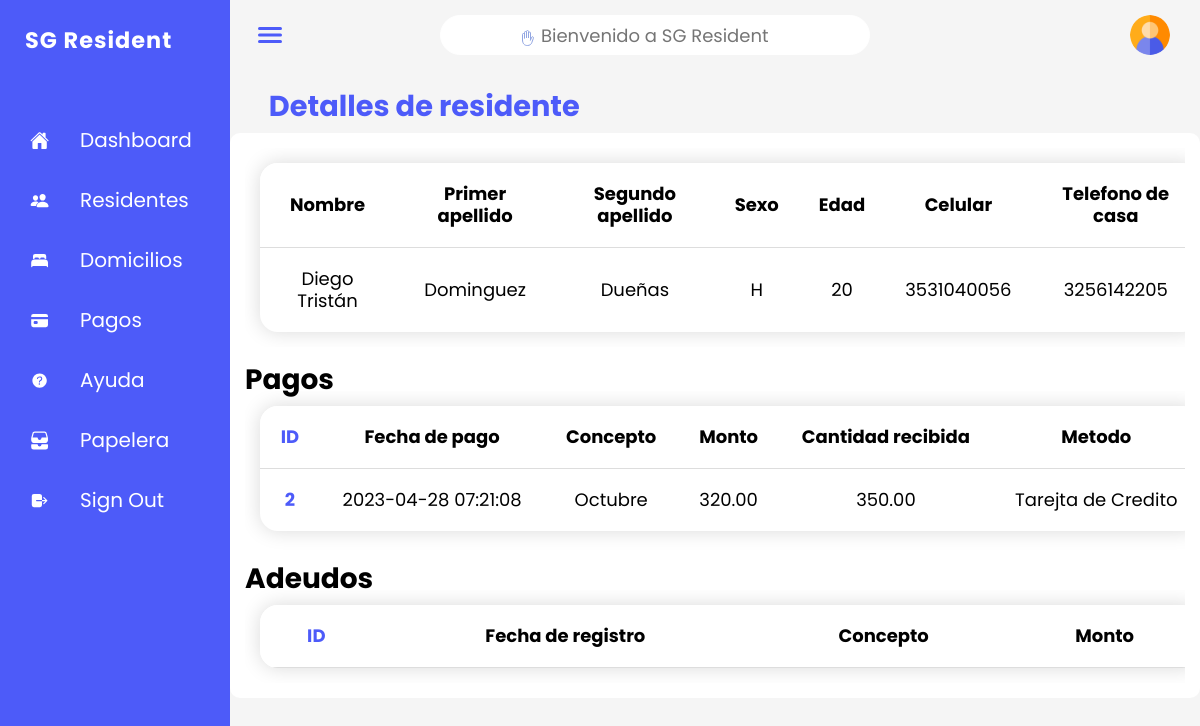
/configuraciones/operaciones_residente/detalles_res.php?id_=2, run on the app's committed database.
### tables this page shows
CREATE TABLE `titular` (
  `ID_TITULAR` int(11) NOT NULL,
  `NOMBRE` varchar(50) NOT NULL,
  `PR_APELL` varchar(50) NOT NULL,
  `SEG_APELL` varchar(50) NOT NULL,
  `SEXO` varchar(1) DEFAULT NULL,
  `EDAD` int(11) NOT NULL,
  `CELULAR` varchar(25) DEFAULT NULL,
  `TEL_CASA` varchar(25) DEFAULT NULL,
  `INACTIVO` bit(1) DEFAULT b'0'
);

CREATE TABLE `pago` (
  `ID_PAGO` int(11) NOT NULL,
  `MES` varchar(20) NOT NULL,
  `MONTO` decimal(6,2) DEFAULT 320.00,
  `RECIBIDO` decimal(6,2) DEFAULT NULL,
  `FCHA_PAGO` timestamp NOT NULL DEFAULT current_timestamp(),
  `NOM_PAGADOR` varchar(50) DEFAULT NULL,
  `PAG_APELL_1` varchar(50) DEFAULT NULL,
  `PAG_APELL_2` varchar(50) DEFAULT NULL,
  `ADEUDO` bit(1) DEFAULT b'0',
  `INACTIVO` bit(1) DEFAULT b'0',
  `ID_TITULAR` int(11) DEFAULT NULL
);

CREATE TABLE `metodo_pago` (
  `TIPO` varchar(20) NOT NULL,
  `NO_CUENTA` varchar(20) DEFAULT NULL,
  `NO_CHEQUE` varchar(20) DEFAULT NULL,
  `NO_TARJETA` varchar(20) DEFAULT NULL,
  `COD_TARJETA` varchar(7) DEFAULT NULL,
  `FCHA_EXP` varchar(8) DEFAULT NULL,
  `NO_TRANSFERENCIA` varchar(20) DEFAULT NULL,
  `ID_PAGO` int(11) NOT NULL
);

### configuraciones/operaciones_residente/detalles_res.php (the view, shortened to what this page needs)
<?php
include_once '../conexion_bd.php';
$id = $_GET["id_"];
$query_consulta = "SELECT * FROM titular WHERE id_titular = '$id' AND inactivo = '0'";
$consulta = $conexion -> query($query_consulta);
$query_meses = "SELECT *, m.TIPO
                FROM pago AS p
                JOIN metodo_pago as m ON p.ID_PAGO = m.ID_PAGO
                JOIN titular as t ON p.ID_TITULAR = '$id'
                WHERE p.INACTIVO = '0'
                GROUP BY p.ID_PAGO";
$consulta_meses = $conexion -> query($query_meses);
?>
<!doctype HTML>
<html>
<head>
    <link rel = "stylesheet" href = "../../css/style.css">
    <link rel = "stylesheet" href = "../../css/tablas.css">
</head>
<body>
    <div class = "container">
        <div class = "main">
            <div class = "main-title">
                <h1 class = "wow-title">Detalles de residente</h1>
            </div>
            <div class = "item" id = "tabla-res">
                <div class="table-wrapper">
                    <table class="styled-table">
                        <thead>
                            <th>Nombre</th>
                                <th>Primer apellido</th>
                                <th>Segundo apellido</th>
                                <th>Sexo</th>
                                <th>Edad</th>
                                <th>Celular</th>
                                <th>Telefono de casa</th>
                        </thead>
                        <tbody>
                        <?php
                        if(mysqli_num_rows($consulta) > 0){
                            $row = $consulta -> fetch_assoc()?>
                            <tr>
                                <td><?php echo $row['NOMBRE'];?></td>
                                <td><?php echo $row['PR_APELL'];?></td>
                                <td><?php echo $row['SEG_APELL'];?></td>
                                <td><?php echo $row['SEXO'];?></td>
                                <td><?php echo $row['EDAD'];?></td>
                                <td><?php echo $row['CELULAR'];?></td>
                                <td><?php echo $row['TEL_CASA'];?></td>
                            </tr>
                            <?php }
                            ?>
                        </tbody>
                    </table>
                </div>
            <br>
                <h1 class = "wow-title">Pagos</h1>
                <div class="table-wrapper">
                    <table class="styled-table">
                        <thead>
                                <th class = "id-azul">ID</th>
                                <th>Fecha de pago</th>
                                <th>Concepto</th>
                                <th>Monto</th>
                                <th>Cantidad recibida</th>
                                <th>Metodo</th>
                        </thead>
                        <tbody>
                        <?php
                        if(mysqli_num_rows($consulta_meses) > 0){
                            while($row = $consulta_meses -> fetch_assoc()){?>
                            <tr>
                                <th class="id-azul"><?php echo $row['ID_PAGO'];?></th>
                                <td><?php echo $row['FCHA_PAGO'];?></td>
                                <td><?php echo $row['MES'];?></td>
                                <td><?php echo $row['MONTO'];?></td>
                                <td><?php echo $row['RECIBIDO'];?></td>
                                <td><?php echo $row['TIPO'];?></td>
                            </tr>
                            <?php }
                            }
                            ?>
                        </tbody>
                    </table>
                        <br>
                        <h1 class = "wow-title">Adeudos</h1>
                    <div class="table-wrapper">
                        <table class="styled-table">
                            <thead>
                            <th class = "id-azul">ID</th>
                                <th>Fecha de registro</th>
                                <th>Concepto</th>
                                <th>Monto</th>
                            </thead>
                        </table>
                    </div>
                </div>
            </div>
        </div>
</body>
</html>

### css/style.css (style rules this page uses)
:root { --clr-indigo: #4a67b4; --clr-primary: #4d5bf9; --clr-blue: #004CC1; --clr-light-sky: #92a6e2; --clr-purple: #695cfe; --clr-mustard: #e2a415; --clr-black: #1c1c1c; --clr-black-80: #2f2f2f; --clr-black-60: #282828; --clr-bone : #e9e9e9; --clr-lightgray : #f5f5f5; --clr-gray: #969696; --clr-white: #ffffff; --clr-white-80: #f7f3f3; --clr-white-60: #dbdada; }
* { margin: 0; padding: 0; box-sizing: border-box; font-family: "Poppins", sans-serif; }
body { min-height: 100vh; overflow-x: hidden; background: var(--clr-lightgray); }
.container { position: relative; width: 100%; }
.navigation { position: fixed; left: 0px; width: 230px; height: 100%; background: var(--clr-primary); border-left: 10px solid var(--clr-primary); transition: 0.5s; overflow: hidden; }
.navigation ul { position: absolute; top: 0; left: 0; width: 100%; }
.navigation ul li { position: relative; width: 100%; list-style: none; border-top-left-radius: 30px; border-bottom-left-radius: 30px; }
.navigation ul li:nth-child(1) { margin-top: 10px; margin-bottom: 40px; margin-left: -55px; pointer-events: none; }
.navigation ul li:nth-child(1) a .title { font-weight: 700; letter-spacing: 1px; font-size: 1.4rem; }
.navigation ul li a { position: relative; display: block; width: 100%; display: flex; text-decoration: none; color: var(--clr-white) }
.navigation ul li a .icon { position: relative; display: block; min-width: 60px; height: 60px; line-height: 70px; text-align: center; }
.navigation ul li a .icon ion-icon { font-size: 1.2rem; }
.navigation ul li a .title { font-size: 20px; position: relative; display: block; padding: 0 10px; height: 60px; line-height: 60px; text-align: start; white-space: nowrap; }
.main { position:absolute; width: calc(100% - 230px); left: 230px; min-height: 100vh; background: var(--clr-lightgray); transition: 0.5s; }
.topbar { width: 100%; height: 70px; display: flex; justify-content: space-between; align-items: center; padding: 0 10px; }
.toggle { position: relative; width: 60px; height: 60px; color: var(--clr-primary); display: flex; justify-content: center; align-items: center; font-size: 2em; cursor: pointer; }
.search { position: relative; right: 70px; width: 430px; margin: 0 10px; }
.search label { position: relative; width: 100%; }
.search label input { width: 100%; height: 40px; border-radius: 40px; padding: 5px 20px; padding-left: 35px; font-size: 18px; outline: none; border: 1px solid var(--clr-white); }
.search label input:disabled { background: var(--clr-white); padding-left: 100px; }
.search label ion-icon { position: absolute; top: 5px; left: 10px; font-size: 1em; color: var(--clr-primary); }
.search .disabled-search ion-icon { position: absolute; top: 5px; left: 80px; color: var(--clr-light-sky); }
.user { position: relative; right: 20px; width: 40px; height: 40px; border-radius: 50%; overflow: hidden; cursor: pointer; }
.user img { position: absolute; top: 0; left: 0; width: 100%; height: 100%; object-fit: cover; }
.main-title { width: calc(92%); margin-left: calc(4%); margin-top: 15px; }
.main-title .wow-title { color: var(--clr-primary); font-size: 1.8em; }
.item { background: var(--clr-white); margin-bottom: 20px; padding: 15px; font-size: 14px; line-height: 22px; border-radius: 10px; width: calc(92%); margin-left: calc(4%); margin-top: 5px; }
#tabla-res.item { margin-left: 0px; width: 100%; }

### css/tablas.css (style rules this page uses)
.styled-table { width: 100%; margin: 10px 0 0 0; padding: 0; border-collapse: collapse; border-radius: 1em; overflow: hidden; min-width: 400px; box-shadow: 0 0 20px rgba(0, 0, 0, 0.15); font-size: 18px; }
.styled-table th, .styled-table td { padding: 20px; text-align: center; }
.styled-table tbody tr { border-bottom: 1px solid #dddddd; }
.styled-table tbody tr:last-of-type { border-bottom: 2px seashell ; }
.styled-table tbody tr th, .styled-table th.id-azul { color: #4d5bf9; }
@media (max-width: 1400px) { .styled-table { width: 100%; margin: 15px; padding: 0; border-collapse: collapse; border-radius: 1em; overflow: hidden; min-width: 400px; box-shadow: 0 0 20px rgba(0, 0, 0, 0.15); } }
@media (max-width: 1400px) { .table-wrapper { overflow-x: scroll; width: 100%; } }

### data on the page
titular: NOMBRE "Diego Tristán", PR_APELL "Dominguez", SEG_APELL "Dueñas", SEXO "H", EDAD "20", CELULAR "3531040056", TEL_CASA "3256142205"
pago: metodo_pago.ID_PAGO "2", FCHA_PAGO "2023-04-28 07:21:08", MES "Octubre", MONTO "320.00", RECIBIDO "350.00", metodo_pago.TIPO "Tarejta de Credito"
